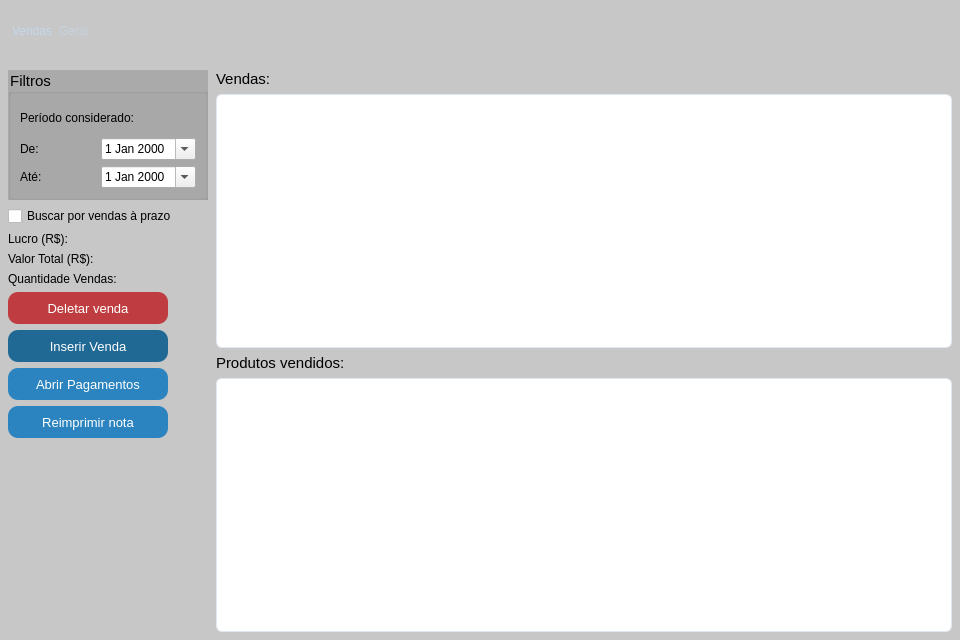
<?xml version="1.0" encoding="UTF-8"?>
<ui version="4.0">
 <class>Vendas</class>
 <widget class="QWidget" name="Vendas">
  <property name="geometry">
   <rect>
    <x>0</x>
    <y>0</y>
    <width>960</width>
    <height>640</height>
   </rect>
  </property>
  <property name="minimumSize">
   <size>
    <width>800</width>
    <height>520</height>
   </size>
  </property>
  <property name="windowTitle">
   <string>Vendas - QEstoqueLoja</string>
  </property>
  <property name="styleSheet">
   <string notr="true">
#Vendas {
  background-color: rgb(199, 199, 199);
  background-color: qlineargradient(spread:pad, x1:0, y1:0, x2:1, y2:0,
    stop:0 rgba(199, 199, 199, 255), stop:1 rgba(170, 170, 170, 255));
}
QPushButton {
  background-color: rgb(43, 132, 191);
  color: rgb(255, 255, 255);
  font-size: 13px;
  border-radius: 10px;
}
QPushButton:disabled {
  background-color: rgb(154, 153, 150);
}
QPushButton:hover {
  background-color: rgb(13, 92, 161);
}
QPushButton:pressed {
  color: rgb(255, 255, 255);
  background-color: rgb(153, 193, 241);
  font-size: 13px;
  border-radius: 10px;
}
#Btn_DeletarVenda {
  background-color: rgb(191, 61, 64);
}
#Btn_DeletarVenda:hover {
  background-color: rgb(139, 44, 47);
}
#Btn_DeletarVenda:pressed {
  background-color: rgb(255, 96, 99);
}
#Btn_InserirVenda {
  background-color: rgb(33, 105, 149);
}
#Btn_InserirVenda:hover {
  background-color: rgb(3, 75, 119);
}
#Btn_InserirVenda:pressed {
  background-color: rgb(153, 193, 241);
}
QGroupBox {
  background-color: rgb(170, 170, 170);
  font: 700 9pt &quot;Segoe UI&quot;;
  font-size: 15px;
}
QTableView {
  background-color: #ffffff;
  alternate-background-color: #dce9f5;
  border: 1px solid #e2e8f0;
  border-radius: 6px;
  gridline-color: #e2e8f0;
  selection-background-color: rgb(43, 132, 191);
  selection-color: #ffffff;
  outline: none;
}
QHeaderView::section {
  background-color: #f1f5f9;
  color: #475569;
  font: 600 9pt &quot;Ubuntu&quot;;
  border: none;
  border-bottom: 2px solid #e2e8f0;
  border-right: 1px solid #e2e8f0;
  padding: 6px 10px;
}
QHeaderView::section:last {
  border-right: none;
}
QScrollBar:vertical {
  background: #f1f5f9;
  width: 8px;
  border-radius: 4px;
}
QScrollBar::handle:vertical {
  background: #cbd5e1;
  border-radius: 4px;
  min-height: 20px;
}
QScrollBar::add-line:vertical, QScrollBar::sub-line:vertical {
  height: 0px;
}
   </string>
  </property>
  <layout class="QGridLayout" name="gridLayout">
   <property name="leftMargin">
    <number>0</number>
   </property>
   <property name="topMargin">
    <number>0</number>
   </property>
   <property name="rightMargin">
    <number>0</number>
   </property>
   <property name="bottomMargin">
    <number>8</number>
   </property>
   <property name="spacing">
    <number>0</number>
   </property>
   <item row="0" column="0" colspan="2">
    <widget class="QFrame" name="frameHeaderBar">
     <property name="minimumSize">
      <size>
       <width>0</width>
       <height>62</height>
      </size>
     </property>
     <property name="maximumSize">
      <size>
       <width>16777215</width>
       <height>62</height>
      </size>
     </property>
     <property name="styleSheet">
      <string notr="true">
QFrame {
  background-color: qlineargradient(spread:pad, x1:0, y1:0, x2:0, y2:1,
    stop:0 rgb(38, 62, 92), stop:1 rgb(24, 42, 66));
  border-bottom: 2px solid rgb(43, 132, 191);
}
QPushButton {
  background-color: transparent;
  font: 600 10pt &quot;Segoe UI&quot;;
  color: rgb(195, 215, 235);
  border: none;
  border-radius: 7px;
  padding: 4px 12px;
}
QPushButton:hover {
  background-color: rgba(43, 132, 191, 150);
  color: white;
}
QPushButton:pressed {
  background-color: rgba(153, 193, 241, 100);
  color: white;
}
QLabel {
  color: rgb(195, 215, 235);
  background-color: transparent;
  border: none;
}
      </string>
     </property>
     <property name="frameShape">
      <enum>QFrame::Shape::NoFrame</enum>
     </property>
     <layout class="QHBoxLayout" name="headerLayout">
      <property name="leftMargin">
       <number>12</number>
      </property>
      <property name="rightMargin">
       <number>12</number>
      </property>
      <item>
       <widget class="QLabel" name="Lbl_Header">
        <property name="styleSheet">
         <string notr="true">font: 700 14pt &quot;Ubuntu&quot;;</string>
        </property>
        <property name="text">
         <string>Vendas</string>
        </property>
       </widget>
      </item>
      <item>
       <widget class="QLabel" name="Lbl_ClienteHeader">
        <property name="styleSheet">
         <string notr="true">font: 500 11pt &quot;Ubuntu&quot;; color: rgba(195, 215, 235, 180);</string>
        </property>
        <property name="text">
         <string>Geral</string>
        </property>
       </widget>
      </item>
      <item>
       <spacer name="headerSpacer">
        <property name="orientation">
         <enum>Qt::Orientation::Horizontal</enum>
        </property>
        <property name="sizeHint" stdset="0">
         <size>
          <width>40</width>
          <height>20</height>
         </size>
        </property>
       </spacer>
      </item>
     </layout>
    </widget>
   </item>
   <item row="1" column="0" colspan="2">
    <layout class="QHBoxLayout" name="contentLayout">
     <property name="spacing">
      <number>8</number>
     </property>
     <property name="leftMargin">
      <number>8</number>
     </property>
     <property name="topMargin">
      <number>8</number>
     </property>
     <property name="rightMargin">
      <number>8</number>
     </property>
     <property name="bottomMargin">
      <number>0</number>
     </property>
     <item>
      <layout class="QVBoxLayout" name="leftPanelLayout">
       <property name="spacing">
        <number>6</number>
       </property>
       <item>
        <widget class="QGroupBox" name="groupBox">
         <property name="sizePolicy">
          <sizepolicy hsizetype="Fixed" vsizetype="Fixed">
           <horstretch>0</horstretch>
           <verstretch>0</verstretch>
          </sizepolicy>
         </property>
         <property name="minimumSize">
          <size>
           <width>200</width>
           <height>130</height>
          </size>
         </property>
         <property name="maximumSize">
          <size>
           <width>200</width>
           <height>130</height>
          </size>
         </property>
         <property name="title">
          <string>Filtros</string>
         </property>
         <layout class="QVBoxLayout" name="verticalLayout">
          <item>
           <widget class="QLabel" name="label_8">
            <property name="text">
             <string>Período considerado:</string>
            </property>
           </widget>
          </item>
          <item>
           <layout class="QHBoxLayout" name="horizontalLayout_4">
            <item>
             <widget class="QLabel" name="label_6">
              <property name="text">
               <string>De:</string>
              </property>
             </widget>
            </item>
            <item>
             <widget class="QDateEdit" name="DateEdt_De">
              <property name="calendarPopup">
               <bool>true</bool>
              </property>
             </widget>
            </item>
           </layout>
          </item>
          <item>
           <layout class="QHBoxLayout" name="horizontalLayout_5">
            <item>
             <widget class="QLabel" name="label_7">
              <property name="text">
               <string>Até:</string>
              </property>
             </widget>
            </item>
            <item>
             <widget class="QDateEdit" name="DateEdt_Ate">
              <property name="calendarPopup">
               <bool>true</bool>
              </property>
             </widget>
            </item>
           </layout>
          </item>
         </layout>
        </widget>
       </item>
       <item>
        <widget class="QCheckBox" name="cb_BuscaVendasPrazo">
         <property name="text">
          <string>Buscar por vendas à prazo</string>
         </property>
        </widget>
       </item>
       <item>
        <layout class="QVBoxLayout" name="verticalLayout_3">
         <item>
          <layout class="QHBoxLayout" name="horizontalLayout">
           <item>
            <widget class="QLabel" name="label">
             <property name="styleSheet">
              <string notr="true">font: 700 9pt &quot;Segoe UI&quot;;</string>
             </property>
             <property name="text">
              <string>Lucro (R$):</string>
             </property>
            </widget>
           </item>
           <item>
            <widget class="QLabel" name="Lbl_Lucro">
             <property name="text">
              <string/>
             </property>
            </widget>
           </item>
          </layout>
         </item>
         <item>
          <layout class="QHBoxLayout" name="horizontalLayout_2">
           <item>
            <widget class="QLabel" name="label_2">
             <property name="styleSheet">
              <string notr="true">font: 700 9pt &quot;Segoe UI&quot;;</string>
             </property>
             <property name="text">
              <string>Valor Total (R$):</string>
             </property>
            </widget>
           </item>
           <item>
            <widget class="QLabel" name="Lbl_Total">
             <property name="text">
              <string/>
             </property>
            </widget>
           </item>
          </layout>
         </item>
         <item>
          <layout class="QHBoxLayout" name="horizontalLayout_3">
           <item>
            <widget class="QLabel" name="label_5">
             <property name="styleSheet">
              <string notr="true">font: 700 9pt &quot;Segoe UI&quot;;</string>
             </property>
             <property name="text">
              <string>Quantidade Vendas: </string>
             </property>
            </widget>
           </item>
           <item>
            <widget class="QLabel" name="Lbl_Quantidade">
             <property name="text">
              <string/>
             </property>
            </widget>
           </item>
          </layout>
         </item>
        </layout>
       </item>
       <item>
        <layout class="QVBoxLayout" name="verticalLayout_5">
         <item>
          <widget class="QPushButton" name="Btn_DeletarVenda">
           <property name="sizePolicy">
            <sizepolicy hsizetype="Fixed" vsizetype="Fixed">
             <horstretch>0</horstretch>
             <verstretch>0</verstretch>
            </sizepolicy>
           </property>
           <property name="minimumSize">
            <size>
             <width>160</width>
             <height>32</height>
            </size>
           </property>
           <property name="maximumSize">
            <size>
             <width>160</width>
             <height>32</height>
            </size>
           </property>
           <property name="text">
            <string>Deletar venda</string>
           </property>
           <property name="icon">
            <iconset resource="../Imagens/recursosImg.qrc">
             <normaloff>:/QEstoqueLOja/amarok-cart-remove.svg</normaloff>:/QEstoqueLOja/amarok-cart-remove.svg</iconset>
           </property>
           <property name="iconSize">
            <size>
             <width>20</width>
             <height>20</height>
            </size>
           </property>
          </widget>
         </item>
         <item>
          <widget class="QPushButton" name="Btn_InserirVenda">
           <property name="sizePolicy">
            <sizepolicy hsizetype="Fixed" vsizetype="Fixed">
             <horstretch>0</horstretch>
             <verstretch>0</verstretch>
            </sizepolicy>
           </property>
           <property name="minimumSize">
            <size>
             <width>160</width>
             <height>32</height>
            </size>
           </property>
           <property name="maximumSize">
            <size>
             <width>160</width>
             <height>32</height>
            </size>
           </property>
           <property name="text">
            <string>Inserir Venda</string>
           </property>
           <property name="icon">
            <iconset resource="../Imagens/recursosImg.qrc">
             <normaloff>:/QEstoqueLOja/add-product.svg</normaloff>:/QEstoqueLOja/add-product.svg</iconset>
           </property>
           <property name="iconSize">
            <size>
             <width>25</width>
             <height>25</height>
            </size>
           </property>
          </widget>
         </item>
         <item>
          <widget class="QPushButton" name="Btn_AbrirPag">
           <property name="sizePolicy">
            <sizepolicy hsizetype="Fixed" vsizetype="Fixed">
             <horstretch>0</horstretch>
             <verstretch>0</verstretch>
            </sizepolicy>
           </property>
           <property name="minimumSize">
            <size>
             <width>160</width>
             <height>32</height>
            </size>
           </property>
           <property name="maximumSize">
            <size>
             <width>160</width>
             <height>32</height>
            </size>
           </property>
           <property name="toolTip">
            <string>Somente em Vendas a Prazo</string>
           </property>
           <property name="text">
            <string>Abrir Pagamentos</string>
           </property>
          </widget>
         </item>
         <item>
          <widget class="QPushButton" name="Btn_ReimprimirNota">
           <property name="sizePolicy">
            <sizepolicy hsizetype="Fixed" vsizetype="Fixed">
             <horstretch>0</horstretch>
             <verstretch>0</verstretch>
            </sizepolicy>
           </property>
           <property name="minimumSize">
            <size>
             <width>160</width>
             <height>32</height>
            </size>
           </property>
           <property name="maximumSize">
            <size>
             <width>160</width>
             <height>32</height>
            </size>
           </property>
           <property name="toolTip">
            <string>Reimprime a nota fiscal da venda selecionada. Se não houver nota, reimprime o cupom.</string>
           </property>
           <property name="text">
            <string>Reimprimir nota</string>
           </property>
           <property name="icon">
            <iconset resource="../Imagens/recursosImg.qrc">
             <normaloff>:/QEstoqueLOja/document-print.svg</normaloff>:/QEstoqueLOja/document-print.svg</iconset>
           </property>
           <property name="iconSize">
            <size>
             <width>20</width>
             <height>20</height>
            </size>
           </property>
          </widget>
         </item>
        </layout>
       </item>
       <item>
        <spacer name="leftBottomSpacer">
         <property name="orientation">
          <enum>Qt::Orientation::Vertical</enum>
         </property>
         <property name="sizeHint" stdset="0">
          <size>
           <width>20</width>
           <height>40</height>
          </size>
         </property>
        </spacer>
       </item>
      </layout>
     </item>
     <item>
      <layout class="QVBoxLayout" name="rightPanelLayout">
       <property name="spacing">
        <number>6</number>
       </property>
       <item>
        <widget class="QLabel" name="label_3">
         <property name="styleSheet">
          <string notr="true">font-size: 15px; font: 700 9pt &quot;Segoe UI&quot;;</string>
         </property>
         <property name="text">
          <string>Vendas:</string>
         </property>
        </widget>
       </item>
       <item>
        <widget class="QTableView" name="Tview_Vendas2">
         <property name="minimumSize">
          <size>
           <width>0</width>
           <height>200</height>
          </size>
         </property>
         <property name="contextMenuPolicy">
          <enum>Qt::ContextMenuPolicy::CustomContextMenu</enum>
         </property>
         <property name="alternatingRowColors">
          <bool>true</bool>
         </property>
         <property name="selectionMode">
          <enum>QAbstractItemView::SelectionMode::SingleSelection</enum>
         </property>
         <property name="selectionBehavior">
          <enum>QAbstractItemView::SelectionBehavior::SelectRows</enum>
         </property>
         <property name="showGrid">
          <bool>false</bool>
         </property>
         <attribute name="horizontalHeaderDefaultSectionSize">
          <number>50</number>
         </attribute>
         <attribute name="horizontalHeaderStretchLastSection">
          <bool>true</bool>
         </attribute>
         <attribute name="verticalHeaderVisible">
          <bool>false</bool>
         </attribute>
        </widget>
       </item>
       <item>
        <widget class="QLabel" name="label_4">
         <property name="styleSheet">
          <string notr="true">font-size: 15px; font: 700 9pt &quot;Segoe UI&quot;;</string>
         </property>
         <property name="text">
          <string>Produtos vendidos:</string>
         </property>
        </widget>
       </item>
       <item>
        <widget class="QTableView" name="Tview_ProdutosVendidos">
         <property name="contextMenuPolicy">
          <enum>Qt::ContextMenuPolicy::CustomContextMenu</enum>
         </property>
         <property name="alternatingRowColors">
          <bool>true</bool>
         </property>
         <property name="selectionMode">
          <enum>QAbstractItemView::SelectionMode::ExtendedSelection</enum>
         </property>
         <property name="selectionBehavior">
          <enum>QAbstractItemView::SelectionBehavior::SelectRows</enum>
         </property>
         <property name="showGrid">
          <bool>false</bool>
         </property>
         <attribute name="horizontalHeaderCascadingSectionResizes">
          <bool>false</bool>
         </attribute>
         <attribute name="horizontalHeaderDefaultSectionSize">
          <number>50</number>
         </attribute>
         <attribute name="horizontalHeaderStretchLastSection">
          <bool>true</bool>
         </attribute>
         <attribute name="verticalHeaderVisible">
          <bool>false</bool>
         </attribute>
        </widget>
       </item>
      </layout>
     </item>
    </layout>
   </item>
  </layout>
 </widget>
 <resources>
  <include location="../Imagens/recursosImg.qrc"/>
 </resources>
 <connections/>
</ui>
